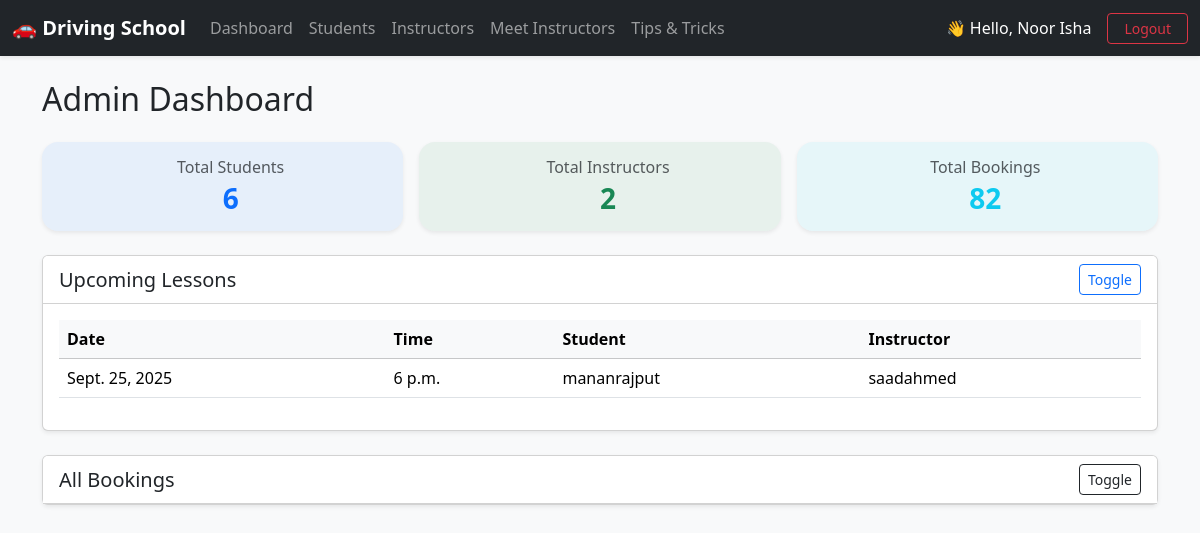
Page /dashboard/admin/ (signed in) on the committed database.
### accounts/models.py (models this page shows, shortened)
class CustomUser(AbstractUser):
    ROLE_CHOICES = [
        ('student', 'Student'),
        ('instructor', 'Instructor'),
        ('admin', 'Admin'),
    ]
    role = models.CharField(max_length=20, choices=ROLE_CHOICES)
    phone_number = models.CharField(max_length=20, blank=True, null=True)
    profile_picture = models.ImageField(upload_to="instructors/", blank=True, null=True)

### bookings/models.py (models this page shows, shortened)
class Booking(models.Model):
    student = models.ForeignKey(CustomUser, on_delete=models.CASCADE, related_name='student_bookings')
    instructor = models.ForeignKey(CustomUser, on_delete=models.CASCADE, related_name='instructor_bookings')
    date = models.DateField()
    time = models.TimeField()
    status = models.CharField(max_length=20, choices=[
        ('booked', 'Booked'),
        ('completed', 'Completed'),
        ('cancelled', 'Cancelled'),
    ], default='booked')
    create_at = models.DateTimeField(auto_now_add=True)

### dashboard/views.py (the view)
# urls.py: path('admin/', views.admin_dashboard, name='admin_dashboard'),
@staff_member_required
def admin_dashboard(request):
    student_query = request.GET.get('student', '').strip()
    instructor_id = request.GET.get('instructor', '')
    status = request.GET.get('status', '')
    bookings = Booking.objects.select_related('student', 'instructor').all()
    if student_query:
        bookings = bookings.filter(
            Q(student__username__icontains=student_query) |
            Q(student__email__icontains=student_query)
        )
    if instructor_id:
        bookings = bookings.filter(instructor__id=instructor_id)
    if status:
        bookings = bookings.filter(status=status)
    bookings = bookings.order_by('-date', '-time')
    total_students = CustomUser.objects.filter(role='student').count()
    total_instructors = CustomUser.objects.filter(role='instructor').count()
    total_bookings = Booking.objects.count()
    upcoming = Booking.objects.filter(date__gte=timezone.now().date()).order_by('date', 'time')[:5]
    instructors = CustomUser.objects.filter(role='instructor')
    return render(request, 'dashboard/admin_dashboard.html', {
        'total_students': total_students,
        'total_instructors': total_instructors,
        'total_bookings': total_bookings,
        'upcoming': upcoming,
        'bookings': bookings,
        'instructors': instructors,
        'request': request
    })

### templates/dashboard/admin_dashboard.html (shortened to what this page needs)
{% include 'dashboard/navbar.html' %}
{% load static %}
<!DOCTYPE html>
<html>
<head>
    <link rel="stylesheet" href="https://cdn.jsdelivr.net/npm/bootstrap@5.3.3/dist/css/bootstrap.min.css">
</head>
<body class="bg-light">
<div class="container py-4">
    <h2 class="mb-4">Admin Dashboard</h2>
    <div class="row g-3 mb-4">
        <div class="col-md-4">
            <div class="card card-stat text-center p-3 border-0 shadow-sm" style="background-color: rgba(13,110,253,0.08);">
                <div class="d-flex align-items-center justify-content-center">
                    <div>
                        <h6 class="text-muted mb-1">Total Students</h6>
                        <h3 class="fw-bold text-primary mb-0">{{ total_students }}</h3>
                    </div>
                </div>
            </div>
        </div>
        <div class="col-md-4">
            <div class="card card-stat text-center p-3 border-0 shadow-sm" style="background-color: rgba(25,135,84,0.08);">
                <div class="d-flex align-items-center justify-content-center">
                    <div>
                        <h6 class="text-muted mb-1">Total Instructors</h6>
                        <h3 class="fw-bold text-success mb-0">{{ total_instructors }}</h3>
                    </div>
                </div>
            </div>
        </div>
        <div class="col-md-4">
            <div class="card card-stat text-center p-3 border-0 shadow-sm" style="background-color: rgba(13,202,240,0.08);">
                <div class="d-flex align-items-center justify-content-center">
                    <div>
                        <h6 class="text-muted mb-1">Total Bookings</h6>
                        <h3 class="fw-bold text-info mb-0">{{ total_bookings }}</h3>
                    </div>
                </div>
            </div>
        </div>
    </div>
    <div class="card mb-4 shadow-sm">
        <div class="card-header bg-white section-header">
            <h5 class="mb-0">Upcoming Lessons</h5>
            <button class="btn btn-sm btn-outline-primary" type="button" data-bs-toggle="collapse" data-bs-target="#upcomingLessons">
                Toggle
            </button>
        </div>
        <div class="collapse show" id="upcomingLessons">
            <div class="card-body">
                <table class="table table-hover align-middle">
                    <thead class="table-light">
                        <tr><th>Date</th><th>Time</th><th>Student</th><th>Instructor</th></tr>
                    </thead>
                    <tbody>
                        {% for lesson in upcoming %}
                        <tr>
                            <td>{{ lesson.date }}</td>
                            <td>{{ lesson.time }}</td>
                            <td>{{ lesson.student.username }}</td>
                            <td>{{ lesson.instructor.username }}</td>
                        </tr>
                        {% empty %}
                        <tr><td colspan="4" class="text-center text-muted">No upcoming lessons</td></tr>
                        {% endfor %}
                    </tbody>
                </table>
            </div>
        </div>
    </div>
    <div class="card shadow-sm">
        <div class="card-header bg-white section-header">
            <h5 class="mb-0">All Bookings</h5>
            <button class="btn btn-sm btn-outline-dark" type="button" data-bs-toggle="collapse" data-bs-target="#allBookings">
                Toggle
            </button>
        </div>
    </div>
</div>
</body>
</html>

### templates/dashboard/navbar.html (shortened to what this page needs)
<nav class="navbar navbar-expand-lg navbar-dark bg-dark shadow-sm">
  <div class="container-fluid">
    <a class="navbar-brand fw-bold" href="#">
      🚗 Driving School
    </a>
    <div class="collapse navbar-collapse" id="navbarNav">
      <ul class="navbar-nav me-auto">
        {% if user.is_authenticated %}
          {% if user.role == 'student' %}
            <li class="nav-item"><a class="nav-link" href="{% url 'student_dashboard' %}">Dashboard</a></li>
            <li class="nav-item"><a class="nav-link" href="{% url 'book_lesson' %}">Book Lesson</a></li>
            <li class="nav-item"><a class="nav-link" href="{% url 'calendar_view' %}">My Calendar</a></li>
            <li class="nav-item"><a class="nav-link" href="{% url 'student_profile' %}">My Profile</a></li>
            <li class="nav-item"><a class="nav-link" href="{% url 'meet_instructors' %}">Meet Instructors</a></li>
            <li class="nav-item"><a class="nav-link" href="{% url 'list_tips' %}">Tips & Tricks</a></li>
            <li class="nav-item"><a class="nav-link" href="{% url 'student_reviews' %}">My Reviews</a></li>
          {% elif user.is_staff %}
            <li class="nav-item"><a class="nav-link" href="{% url 'admin_dashboard' %}">Dashboard</a></li>
            <li class="nav-item"><a class="nav-link" href="{% url 'view_all_students' %}">Students</a></li>
            <li class="nav-item"><a class="nav-link" href="{% url 'view_all_instructors' %}">Instructors</a></li>
            <li class="nav-item"><a class="nav-link" href="{% url 'meet_instructors' %}">Meet Instructors</a></li>
            <li class="nav-item"><a class="nav-link" href="{% url 'list_tips' %}">Tips & Tricks</a></li>
          {% endif %}
        {% endif %}
      </ul>
      <br>
      <ul class="navbar-nav ms-auto align-items-center">
        {% if user.is_authenticated %}
          <li class="nav-item">
            <span class="navbar-text text-white me-3">
              👋 Hello, {{ user.first_name }}
            </span>
          </li>
          <li class="nav-item">
            <a class="btn btn-sm btn-outline-danger px-3" href="{% url 'logout' %}">
              Logout
            </a>
          </li>
        {% else %}
          <li class="nav-item"><a class="btn btn-sm btn-outline-light px-3" href="{% url 'login' %}">Login</a></li>
        {% endif %}
      </ul>
    </div>
  </div>
</nav>

### templates/dashboard/admin_dashboard.html (style rules this page uses)
.card-stat { border-radius: 1rem; box-shadow: 0 2px 8px rgba(0,0,0,0.08); }
.section-header { display: flex; justify-content: space-between; align-items: center; }

### rows in the picture
CustomUser: first_name "Noor Isha"
Booking: date "Sept. 25, 2025", time "6 p.m.", student.username "mananrajput", instructor.username "saadahmed"

### other values in the picture
{{ total_students }} "6"
{{ total_instructors }} "2"
{{ total_bookings }} "82"
